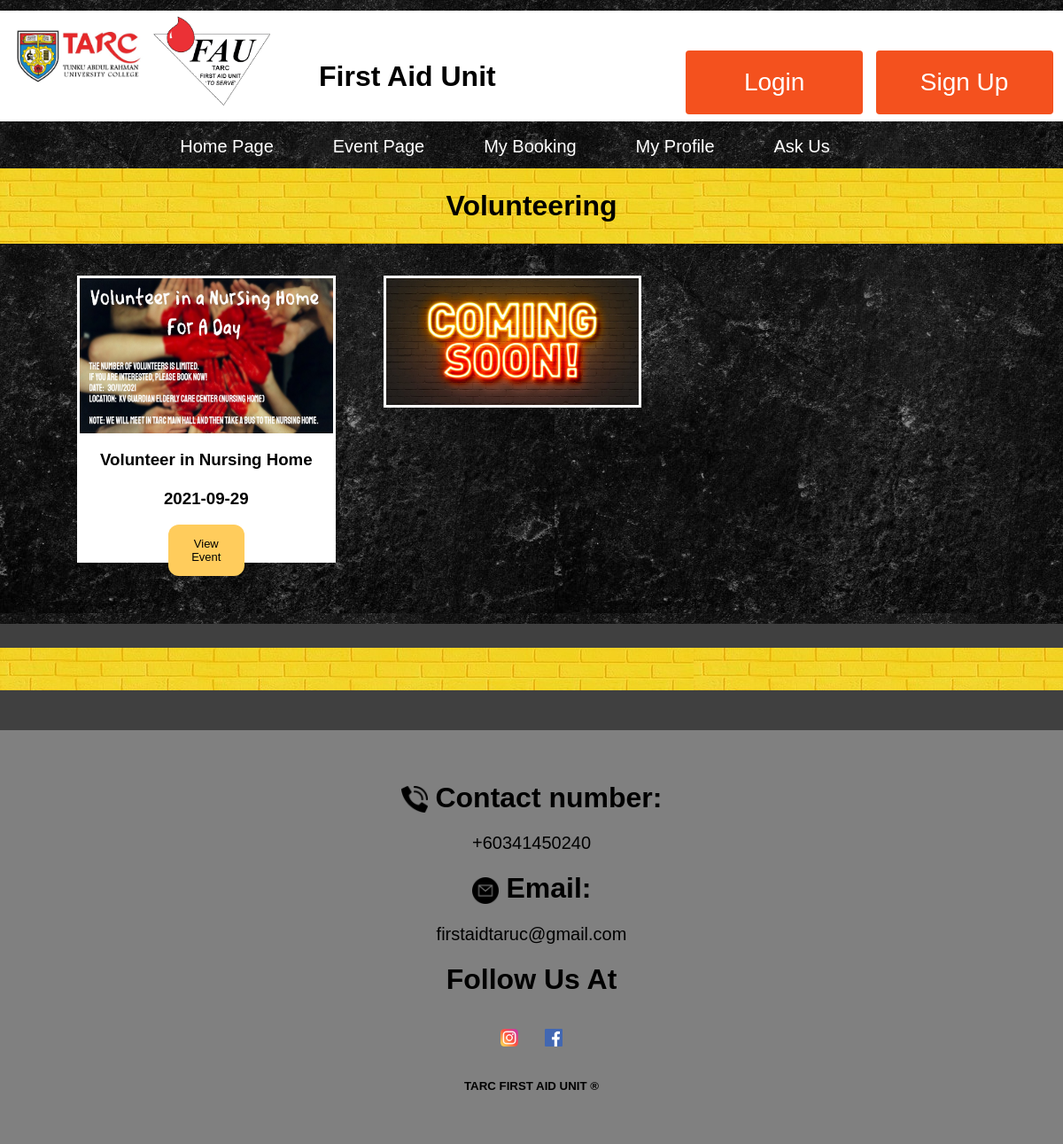
The app's page /srcClient/volunteering.php with its own data.
### tables this page shows
CREATE TABLE `event` (
  `EventID` int(11) NOT NULL,
  `EventName` varchar(40) NOT NULL,
  `Category` varchar(30) NOT NULL,
  `StartDate` date NOT NULL,
  `EndDate` date NOT NULL,
  `StartTime` time NOT NULL,
  `EndTime` time NOT NULL,
  `Venue` varchar(40) NOT NULL,
  `No_of_Booking` int(11) NOT NULL,
  `Picture_location` varchar(40) NOT NULL,
  `Description` varchar(255) NOT NULL,
  `LimitBooking` int(11) NOT NULL
);

### srcClient/volunteering.php (the view, shortened to what this page needs)
<html>
    <head>
        <link rel="stylesheet" href="../css/layout.css">
        <link rel="stylesheet" href="../css/homepage.css">
        <link rel="stylesheet" href="../css/event.css">
        <link rel="stylesheet" href="../css/owl.carousel.css">
        <link rel="stylesheet" href="../css/owl.theme.default.css">
        <link href="https://unpkg.com/aos@2.3.1/dist/aos.css" rel="stylesheet">
    </head>
    <body>
        <?php
        if (isset($_SESSION['studentID']) && isset($_SESSION['email']) && isset($_SESSION['name']) && isset($_SESSION['phone']) && isset($_SESSION['gender']) && isset($_SESSION['faculty']) && isset($_SESSION['password'])) {
            require_once('header2.php');
        } else {
            require_once('header.php');
        }
        ?>
        <h1 style="background-image: url('../picture/background/background2.jpg');padding:2%;text-align: center;margin:0px;color: black;">Volunteering</h1>
        <div style="display: flex; background-image:url('../picture/background/background.jpg');padding: 3% 5%;">
            <?php
            $con = new mysqli(DB_HOST, DB_USER, DB_PASS, DB_NAME);
            $sql = "SELECT EventID,EventName,Picture_location,StartDate FROM event WHERE Category = 'Volunteering'";
            if ($result = $con->query($sql)) {
                while ($row = $result->fetch_object()) {
                    echo '
                    <div data-aos="fade-up" style= "width:27%;background-color: white;margin-left: 2.5%;margin-right: 2.5%;margin-bottom: 3%;border-style: solid;border-color: white;">
                    <img src="' . $row->Picture_location . '"style="width: 100%;height:55%;"/>
                    <h3>' . $row->EventName . '<br/><br/>' . $row->StartDate . '</h3>
                    <div class="container"><button onclick="linkFunction(\'event_detail.php?id=' . $row->EventID . '\');"class="btn">View Event</button></div>
                    </div>
                    ';
                }
            }
            ?>
            <div data-aos="fade-up" style="width:27%;margin-left: 2.5%;margin-right: 2.5%;margin-bottom: 3%;">
                <img src="../picture/comingsoon.jpg" style="width: 100%;border-style: solid;border-color: white;"/>
            </div>
        </div>
        <div style="background-color:#404040;padding-bottom: 2%;padding-top: 27px;">
            <h1 style="padding: 2%;color:black;margin-top: 0px;background-image: url('../picture/background/background2.jpg');text-align:center;"></h1>
        </div>
    </body>
    <footer>
        <div data-aos="fade-up">
            <h1><img src="../picture/icon/phone.png" style="width:30px"/> Contact number:</h1><a href="tel:+60341450240" style="font-size:20px;">+60341450240</a>
            <h1><img src="../picture/icon/email.png" style="width:30px"/> Email:</h1><a href="mailto:@gmail.com" style="font-size:20px;">firstaidtaruc@gmail.com</a>
            <h1>Follow Us At</h1>
            <a href="https://www.instagram.com/taruc_fau/?utm_medium=copy_link" target="_blank"><img src="../picture/icon/instagram.png" style="width:50px;padding: 15px;"/></a><a href="https://www.facebook.com/FirstAidUnitTARUC" target="_blank"><img src="../picture/icon/facebook.png" style="width:50px;padding: 15px;"/></a>
            <article>
                <h5>TARC FIRST AID UNIT &reg</h5>
            </article>
        </div>
    </footer>
</html>

### css/layout.css (style rules this page uses)
h1 { font-family: Verdana, sans-serif; font-size: 2em; margin-block-start: 0.67em; margin-block-end: 0.67em; margin-inline-start: 0px; margin-inline-end: 0px; font-weight: bold; }
footer { background-color: grey; text-align: center; padding: 3%; }
a { color:black; text-decoration:none; font-size: 15px; }
body { font-family: Verdana, sans-serif; margin:0; line-height: unset; }

### css/homepage.css (style rules this page uses)
* { box-sizing: border-box }
img { vertical-align: middle; }

### css/event.css (style rules this page uses)
.container .btn { margin-bottom: 5%; margin-left: 35%; margin-right: 35%; padding: 14px 20px; background-color: #ffcc5c; color: black; font-size: 13px; border: none; border-radius: 12px; }
h3 { text-align: center; }

### records on screen
event: Picture_location (picture), EventName "Volunteer in Nursing Home", StartDate "2021-09-29"
